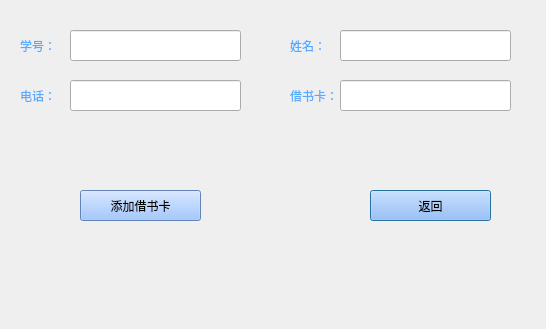
<?xml version="1.0" encoding="UTF-8"?>
<ui version="4.0">
 <class>Dialog</class>
 <widget class="QDialog" name="Dialog">
  <property name="geometry">
   <rect>
    <x>0</x>
    <y>0</y>
    <width>546</width>
    <height>329</height>
   </rect>
  </property>
  <property name="windowTitle">
   <string>Dialog</string>
  </property>
  <widget class="QLabel" name="label_6">
   <property name="geometry">
    <rect>
     <x>20</x>
     <y>20</y>
     <width>61</width>
     <height>51</height>
    </rect>
   </property>
   <property name="styleSheet">
    <string notr="true">color: rgb(85, 170, 255);</string>
   </property>
   <property name="text">
    <string>学号：</string>
   </property>
  </widget>
  <widget class="QLineEdit" name="lineEdit_6">
   <property name="geometry">
    <rect>
     <x>70</x>
     <y>30</y>
     <width>171</width>
     <height>31</height>
    </rect>
   </property>
  </widget>
  <widget class="QLabel" name="label_7">
   <property name="geometry">
    <rect>
     <x>290</x>
     <y>20</y>
     <width>61</width>
     <height>51</height>
    </rect>
   </property>
   <property name="styleSheet">
    <string notr="true">color: rgb(85, 170, 255);</string>
   </property>
   <property name="text">
    <string>姓名：</string>
   </property>
  </widget>
  <widget class="QLineEdit" name="lineEdit_7">
   <property name="geometry">
    <rect>
     <x>340</x>
     <y>30</y>
     <width>171</width>
     <height>31</height>
    </rect>
   </property>
  </widget>
  <widget class="QLabel" name="label_8">
   <property name="geometry">
    <rect>
     <x>20</x>
     <y>70</y>
     <width>61</width>
     <height>51</height>
    </rect>
   </property>
   <property name="styleSheet">
    <string notr="true">color: rgb(85, 170, 255);</string>
   </property>
   <property name="text">
    <string>电话：</string>
   </property>
  </widget>
  <widget class="QLineEdit" name="lineEdit_8">
   <property name="geometry">
    <rect>
     <x>70</x>
     <y>80</y>
     <width>171</width>
     <height>31</height>
    </rect>
   </property>
  </widget>
  <widget class="QLabel" name="label_9">
   <property name="geometry">
    <rect>
     <x>290</x>
     <y>70</y>
     <width>61</width>
     <height>51</height>
    </rect>
   </property>
   <property name="styleSheet">
    <string notr="true">color: rgb(85, 170, 255);</string>
   </property>
   <property name="text">
    <string>借书卡：</string>
   </property>
  </widget>
  <widget class="QLineEdit" name="lineEdit_9">
   <property name="geometry">
    <rect>
     <x>340</x>
     <y>80</y>
     <width>171</width>
     <height>31</height>
    </rect>
   </property>
  </widget>
  <widget class="QPushButton" name="pushButton_2">
   <property name="geometry">
    <rect>
     <x>370</x>
     <y>190</y>
     <width>121</width>
     <height>31</height>
    </rect>
   </property>
   <property name="styleSheet">
    <string notr="true">background-color: rgb(137, 184, 255);</string>
   </property>
   <property name="text">
    <string>返回</string>
   </property>
  </widget>
  <widget class="QPushButton" name="pushButton">
   <property name="geometry">
    <rect>
     <x>80</x>
     <y>190</y>
     <width>121</width>
     <height>31</height>
    </rect>
   </property>
   <property name="styleSheet">
    <string notr="true">background-color: rgb(137, 184, 255);</string>
   </property>
   <property name="text">
    <string>添加借书卡</string>
   </property>
  </widget>
 </widget>
 <resources/>
 <connections/>
</ui>
